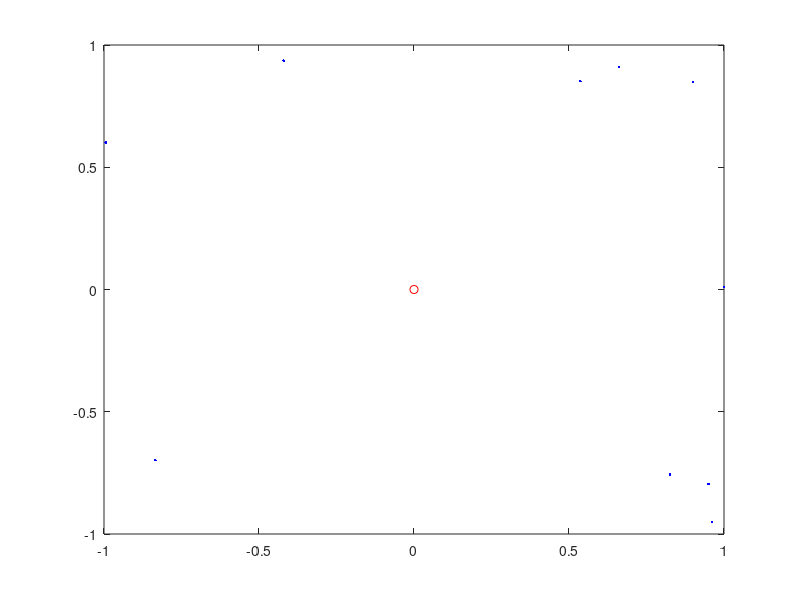

Here is the MATLAB script that generated this plot:
clear all
close all
clc
% 1st order forward Euler method

GM = 1;
dt = 0.01;
tmax = 100;
x0 = 1; y0 = 0; u0 = 0; v0 = 1;
x = x0; y = y0; u = u0; v = v0;

figure(1);
h=plot(x, y, 'bo');
axis([-1 1 -1 1]);

hold on
plot(0,0, 'ro');
for i=0:round(tmax/dt)
    r = sqrt(x^2 + y^2);
    xn = x + dt*u;
    yn = y + dt*v;
    u = u + dt*(-GM*x/r^3);
    v = v + dt*(-GM*y/r^3);
    x=xn; y=yn;
    %plot(x,y, 'bo')
    set(h, 'XData', x, 'YData', y);
    if mod(i,100) == 0
        plot(x,y,'b.')
    end
    drawnow;
end
hold off
